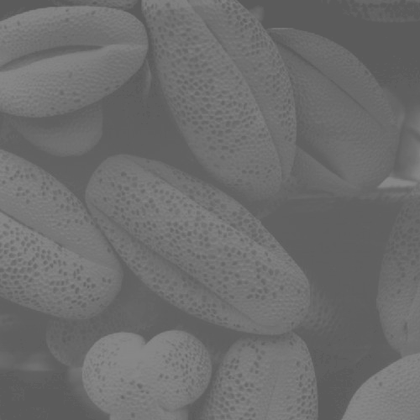
%> input picture Lab2/Q2_1_1.tif, 420 x 420 px, shrunk from 500 x 500 before the run
$ octave Lab2_11510714.m   (GNU Octave 9; MATLAB toolbox functions it lacks are replaced by stand-ins)
%> lines starting %> are read from the running program, lines starting %| are printed output that depends on the picture
%> further down, I is the input picture: size 420x420 uint8; min 88, max 137, mean 109.1
### Lab2/HistEqu_11510714.m
function [OutputImage,OutputHist,InputHist]=HistEqu_11510714(InputImage)
L=256;
[M,N]=size(InputImage);
%> M = 420; N = 420

% input hist
InputHist=zeros(1,L);
for m=1:M
    for n=1:N
        InputHist(InputImage(m,n)+1)=InputHist(InputImage(m,n)+1)+1;
    end
end
%> after the loop, InputHist = 256 values, max 13308 at index 97, min 0 at index 1, mean 689.1

sk=zeros(1,L);
for j=1:L
    sk(j)=round((L-1)*sum(InputHist(1:j))/M/N);
end
%> after the loop, sk = 256 values from 0 to 255

OutputImage=zeros(M,N);
for m=1:M
    for n=1:N
        OutputImage(m,n)=sk(InputImage(m,n)+1);
    end
end
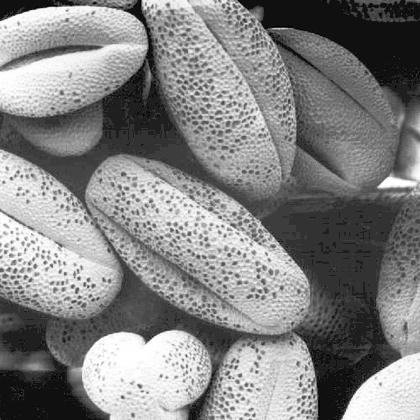
%> OutputImage: size 420x420 double; min 0, max 255, mean 131.4

OutputHist=zeros(1,L);
for m=1:M
    for n=1:N
        OutputHist(OutputImage(m,n)+1)=OutputHist(OutputImage(m,n)+1)+1;
    end
end
%> after the loop, OutputHist = 256 values, max 13308 at index 51, min 0 at index 2, mean 689.1

figure
OutputImage=uint8(OutputImage);
%> OutputImage: size 420x420 uint8
imshow(OutputImage)
figure
bar(InputHist)
title('Input Histogram')
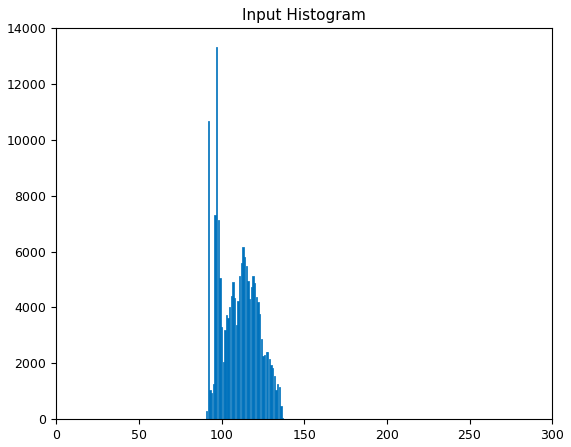
%> figure redrawn from the program's plot data; tallest bar 13308 high, from x = 96.6 to 97.4
figure
bar(OutputHist)
title('Output Histogram')

### Lab2/Lab2_11510714.m
I=imread('D:\MATLAB\DIP\Q2_1_1.tif');
[OutputImage,InputHist,OutputHist]=HistEqu_11510714(I);
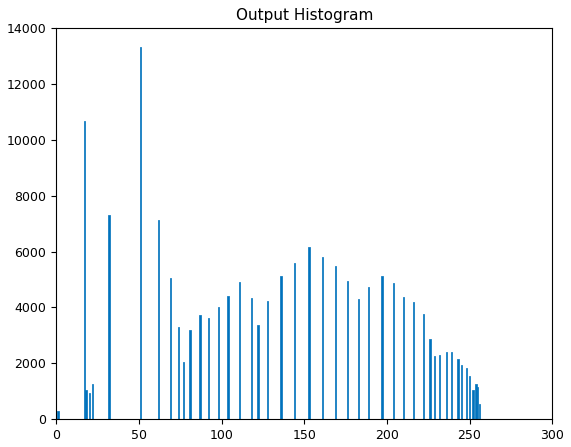
%> figure redrawn from the program's plot data; tallest bar 13308 high, from x = 50.6 to 51.4
%> InputHist has the same summary as OutputHist in HistEqu_11510714; OutputHist has the same summary as InputHist in HistEqu_11510714

% r is innput intensity value
% n is number of pixels in intensity r
% size M*N
% histogram h(r)=n

% 0-(L-1) the intensity range of new image
% r input intensity, s=T(r) new intensity
% T function presenting the transforming relationship

% p(r) and p(s) probability density
% now we have the p(r) and p(s) and r and nr
% want to get s,find T function

% on lecture 2 p33 the function shows the relationship
% input is nr
